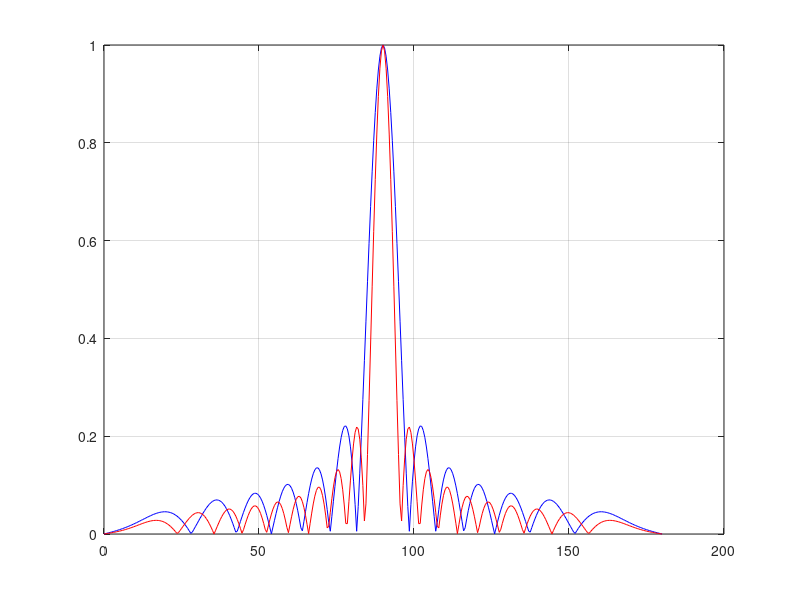

MATLAB code to generate this figure:
clear all;
close all;
clc;

% Freespace wavelength:

lambda = 1;

% Freespace wave number:

beta = 2 * pi / lambda;

%% Distance between elements:
%
%d = 0.7559 * lambda;

%d = 0.45 * lambda;

% Microstrip wavelength:

lambdaMicrostrip = lambda / sqrt(1.75);

% Microstrip wave number:

betaMicrostrip = 2 * pi / lambdaMicrostrip;

% Phase difference of excitation of adjacent elements:

alpha = 2*pi;

d = alpha / betaMicrostrip;

% Angle:

theta = (0 : 0.5 : 180) * pi / 180;

% Number of elements:

N = 9;

% Magnitudes of excitation:

A = ones(N, 1);

% Array factor:

AF = zeros(length(theta), 1);

for m = 1 : length(theta)

  for n = 1 : N
  
    phi = beta * d * cos(theta(m));
    
    AF(m) = AF(m) + A(n) * exp(1j * (n - 1) * (phi + alpha)) * sin(theta(m));
  end

end

AF = abs(AF);

maxAF = max(AF);

AF1 = AF / maxAF;

% Number of elements:

N = 13;

% Magnitudes of excitation:

A = ones(N, 1);

% Array factor:

AF = zeros(length(theta), 1);

for m = 1 : length(theta)

  for n = 1 : N
  
    phi = beta * d * cos(theta(m));
    
    AF(m) = AF(m) + A(n) * exp(1j * (n - 1) * (phi + alpha)) * sin(theta(m));
  end

end

AF = abs(AF);

maxAF = max(AF);

AF2 = AF / maxAF;

figure(1);

plot(theta / pi * 180, AF1, 'b-', ...
     theta / pi * 180, AF2, 'r-');
     
grid on;